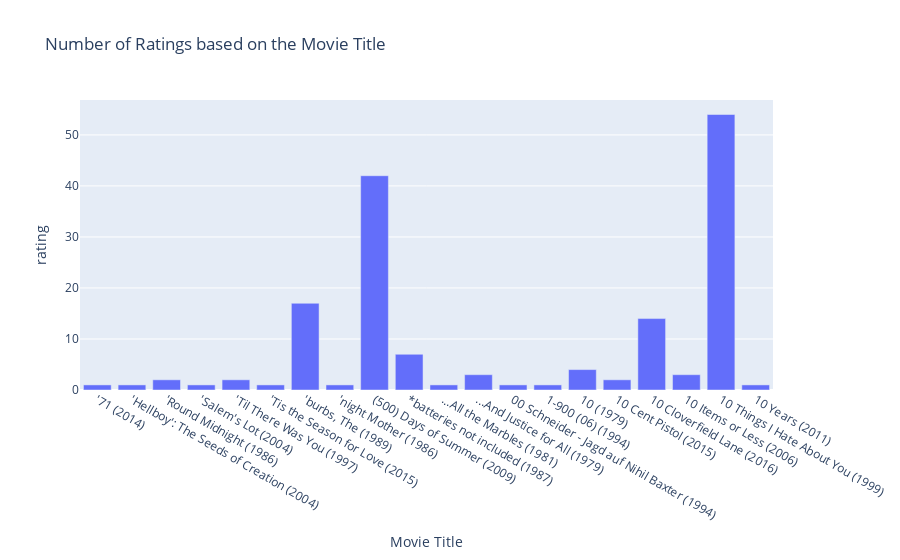

Notebook code cell kept with this figure:
### Code cell
ratings = pd.DataFrame(movie_analysis_df.groupby('title')['rating'].count()).reset_index().head(20)
fig = px.bar(ratings, x = 'title', y = 'rating', title = 'Number of Ratings based on the Movie Title',
             labels = {'ratings': 'Number of Ratings', 'title': 'Movie Title'})
fig.show()

### Figure 1 — Plotly figure (JSON) as saved in the notebook; plotly's stock layout.template omitted (floating-point values rounded to 4 significant figures)
{"data": [{"alignmentgroup": "True", "hovertemplate": "Movie Title=%{x}<br>rating=%{y}<extra></extra>", "legendgroup": "", "marker": {"color": "#636efa"}, "name": "", "offsetgroup": "", "orientation": "v", "showlegend": false, "textposition": "auto", "type": "bar", "x": ["'71 (2014)", "'Hellboy': The Seeds of Creation (2004)", "'Round Midnight (1986)", "'Salem's Lot (2004)", "'Til There Was You (1997)", "'Tis the Season for Love (2015)", "'burbs, The (1989)", "'night Mother (1986)", "(500) Days of Summer (2009)", "*batteries not included (1987)", "...All the Marbles (1981)", "...And Justice for All (1979)", "00 Schneider - Jagd auf Nihil Baxter (1994)", "1-900 (06) (1994)", "10 (1979)", "10 Cent Pistol (2015)", "10 Cloverfield Lane (2016)", "10 Items or Less (2006)", "10 Things I Hate About You (1999)", "10 Years (2011)"], "xaxis": "x", "y": [1, 1, 2, 1, 2, 1, 17, 1, 42, 7, 1, 3, 1, 1, 4, 2, 14, 3, 54, 1], "yaxis": "y"}], "layout": {"barmode": "relative", "legend": {"tracegroupgap": 0}, "title": {"text": "Number of Ratings based on the Movie Title"}, "xaxis": {"anchor": "y", "domain": [0, 1], "title": {"text": "Movie Title"}}, "yaxis": {"anchor": "x", "domain": [0, 1], "title": {"text": "rating"}}}}
